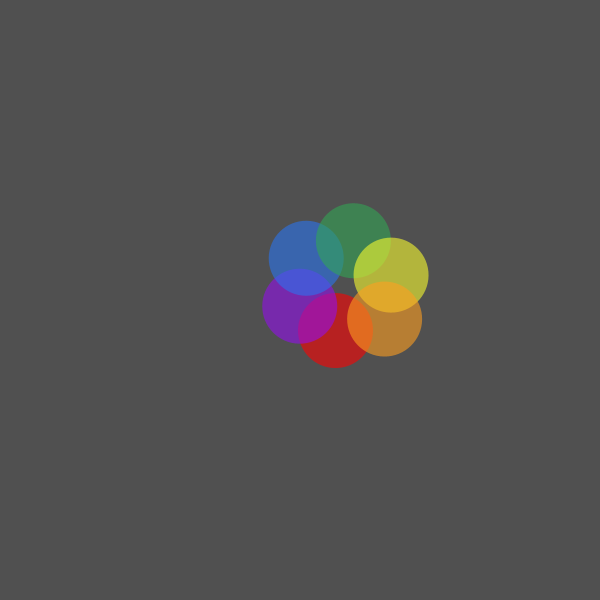
Frame 1 (no input)
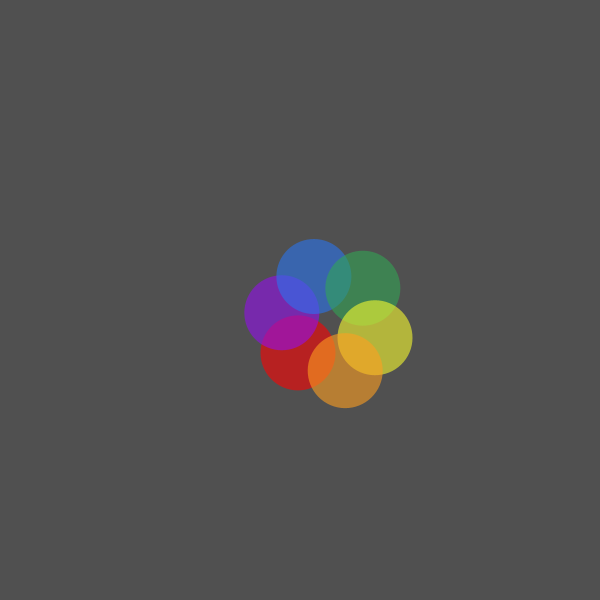
Frame 60 (the mouse pressed at the canvas centre just before this capture)
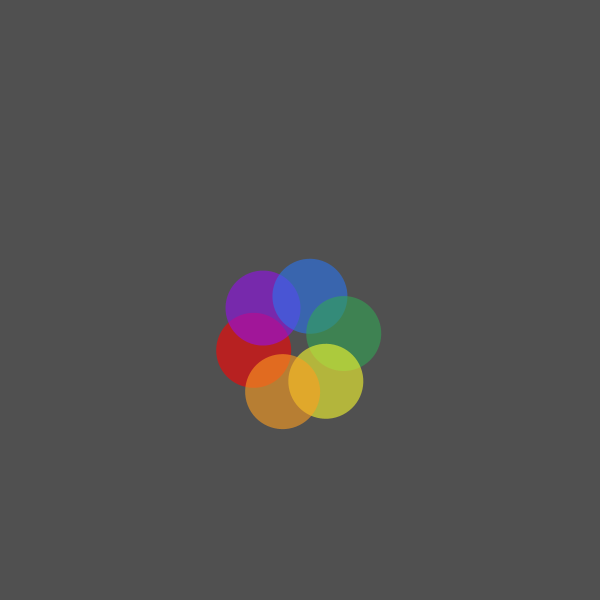
Frame 120 (the mouse held since frame 60 and released just before this capture)

The Processing sketch that drew these frames (run headless with seeded random() and noise(); from frame 60 on, the mouse is pressed at the canvas centre):

// Processing sketch: sketch_150616e
// ── sketch_150616e.pde
float angle = 0;
void setup () {
  size (600, 600);
  background(255);
}

void draw () {
  background(random (80, 23));
  noStroke ();

  pushMatrix ();
  translate (250, 250);
  angle += .01;
  translate (30, 30);
  rotate (angle);
  

  // red
  fill (#FF0000, 150);
  ellipse(56, 50, 75, 75);

  // violet
  fill (#930EED, 150);
  ellipse(20, 26, 75, 75);

  // Blue
  fill (#2973F0, 150); 
  ellipse(26, -22, 75, 75);

  // green
  fill (#32A553, 150);
  ellipse(73, -40, 75, 75);

  //yellow
  fill (#F8FC2E, 150);
  ellipse(111, -6, 75, 75);

  // orange
  fill (#FF9E1F, 150);
  ellipse(105, 38, 75, 75);
  popMatrix ();
}



void keyPressed () {

  if (key == 's') {

    save ("color-wheel.jpg");
  }
}
